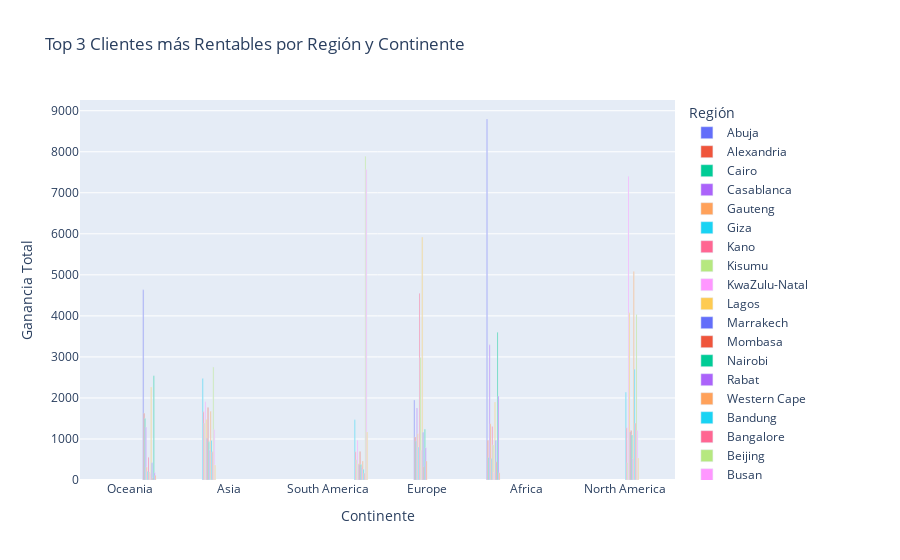

The cell this chart's notebook holds for it:
### Code cell
#Grafico Agrupado por Continene
fig = px.bar(df, x='continente', y='top_clientes.ganancia', color='region',
             title='Top 3 Clientes más Rentables por Región y Continente',
             labels={'top_clientes.ganancia': 'Ganancia Total', 'region': 'Región', 'continente': 'Continente',
             'top_clientes.cliente': 'Cliente', 'top_clientes.ganancia': 'Ganancia Total'},
             barmode='group',
             hover_data=['top_clientes.cliente', 'top_clientes.ganancia'])

fig.update_layout(xaxis={'categoryorder':'total ascending'})

fig.show()
